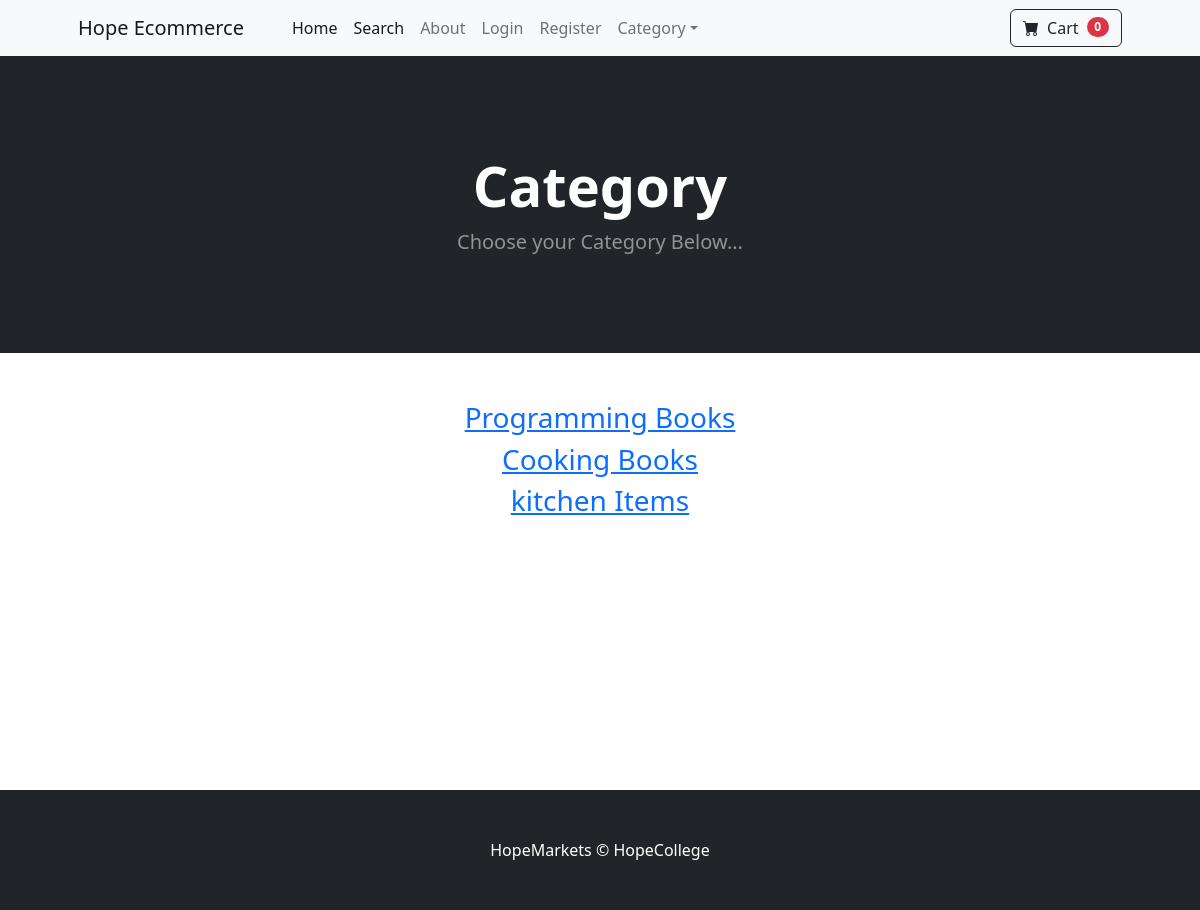
The app's page /category_summary/ with its own data.
### store/models.py (models this page shows)
class Category(models.Model):
	name = models.CharField(max_length=50)
	def __str__(self):
		return self.name

### store/views.py (the view)
# urls.py: path('category_summary/', views.category_summary, name="category_summary"),
def category_summary(request):
	categories = Category.objects.all()
	return render(request, 'category_summary.html', {"categories": categories})

### cart/cart.py (called while the page is built)
    def __len__(self):
    	return len(self.cart)

### cart/context_processors.py (called while the page is built)
def cart(request):
	return {'cart': Cart(request)}

### store/templates/category_summary.html
{% extends 'base.html' %}
{% block content %}
        <header class="bg-dark py-5">
            <div class="container px-4 px-lg-5 my-5">
                <div class="text-center text-white">
                    <h1 class="display-4 fw-bolder">
                    Category </h1>
                    <p class="lead fw-normal text-white-50 mb-0">Choose your Category Below...</p>
                </div>
            </div>
        </header>
        <div class="container ">
        	<div class ="row">
        		<center>
        			<div class= "col-8">
                        <br/>
                        <br/>
                        {% for category in categories %}
                            <h3><a href="{% url 'category' category %}">{{category}}</a></h3>
                        {% endfor %}
                        <br>
                        <br>
                        <br/>
                        <br>
                        <br/>
                        <br>
                        <br>
                        <br/>
                        <br>
                        <br/>
                        <br>
        		</div>
</center>
        	</div>
        </div>
{% endblock %}

### records on screen
Category: name "Programming Books"
Category: name "Cooking Books"
Category: name "kitchen Items"

### other values on screen
{{ cart|length }} "0"
